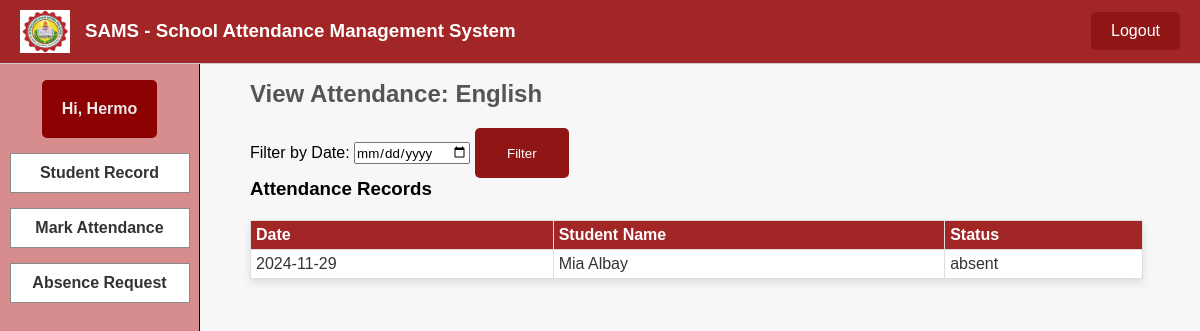
The page /teacher/dashboard/main2-1.php (signed in) on the database its author committed.
### tables this page shows
CREATE TABLE `user` (
  `id_number` int(255) NOT NULL,
  `fullname` varchar(255) NOT NULL,
  `mnumber` varchar(255) NOT NULL,
  `sub_name` varchar(255) NOT NULL,
  `tpassword` varchar(255) NOT NULL
);

CREATE TABLE `attendance` (
  `id` int(255) NOT NULL,
  `s_id` int(255) NOT NULL,
  `s_name` varchar(255) NOT NULL,
  `sub_name` varchar(255) NOT NULL,
  `date` date NOT NULL,
  `status` enum('present','late','excuse','absent','pending') NOT NULL DEFAULT 'present',
  `created_by` int(255) NOT NULL
);

### teacher/dashboard/main2-1.php (the view, shortened to what this page needs)
<?php
$servername = "localhost";
$username = "root";
$password = "";
$dbname = "sams";
$conn = new mysqli($servername, $username, $password, $dbname);
$user_id = $conn->real_escape_string($_SESSION['user_id']);
$sql = "SELECT * FROM `user` WHERE `id_number` = '$user_id'";
$result = $conn->query($sql);
if ($result->num_rows > 0) {
    $row = $result->fetch_assoc();
    $fullname = htmlspecialchars($row['fullname']);
    $sub_name = htmlspecialchars($row['sub_name']);
} else {
    $fullname = "Unknown User";
    $sub_name = "";
}
$filter_date = isset($_GET['filter_date']) ? $conn->real_escape_string($_GET['filter_date']) : '';
if (!empty($filter_date)) {
    $attendance_query = "SELECT * FROM attendance WHERE sub_name = '$sub_name' AND date = '$filter_date' ORDER BY date DESC";
} else {
    $attendance_query = "SELECT * FROM attendance WHERE sub_name = '$sub_name' ORDER BY date DESC";
}
$attendance_result = $conn->query($attendance_query);
?>
<!DOCTYPE html>
<html lang="en">
<head>
    <link rel="stylesheet" href="styles.css">
</head>
<body>
    <header class="header">
        <img id="logo" src="school-logo.png" alt="School Logo">
        <h3 id="logot">SAMS - School Attendance Management System</h3>
        <a href="logout.php" class="logout-btn" style="float: right;">Logout</a>
    </header>
    <nav id="navSide">
        <label>Hi, <?php echo $fullname; ?></label>
        <a href="main.php"><h4 class="student-record">Student Record</h4></a>
        <a href="main2.php"><h4 class="room">Mark Attendance</h4></a>
        <a href="main3.php"><h4 class="room">Absence Request</h4></a>
    </nav>
    <main>
        <section id="userManagement">
            <h1>View Attendance: <?php echo $sub_name; ?></h1>
            <form method="GET" action="main2-1.php">
                <label for="filter_date">Filter by Date:</label>
                <input type="date" id="filter_date" name="filter_date" value="<?php echo htmlspecialchars($filter_date); ?>">
                <button type="submit">Filter</button>
            </form>
            <h3>Attendance Records</h3>
            <table>
                <tr>
                    <th>Date</th>
                    <th>Student Name</th>
                    <th>Status</th>
                </tr>
                <?php if ($attendance_result->num_rows > 0) { ?>
                    <?php while ($attendance = $attendance_result->fetch_assoc()) { ?>
                        <tr>
                            <td><?php echo htmlspecialchars($attendance['date']); ?></td>
                            <td><?php echo htmlspecialchars($attendance['s_name']); ?></td>
                            <td><?php echo htmlspecialchars($attendance['status']); ?></td>
                        </tr>
                    <?php } ?>
                <?php } else { ?>
                    <tr>
                        <td colspan="3" style="text-align: center;">No attendance recorded in this Date</td>
                    </tr>
                <?php } ?>
            </table>
        </section>
    </main>
</body>
</html>

### teacher/dashboard/styles.css (style rules this page uses)
* { margin: 0; padding: 0; box-sizing: border-box; font-family: 'Poppins', Verdana, sans-serif; }
body { background-color: #F7F7F7; padding: 0; display: flex; flex-direction: column; align-items: center; }
.header { position: fixed; background-color: #a22626; top: 0; left: 0; width: 100%; padding: 10px 20px; display: flex; align-items: center; z-index: 100; border-bottom: 1px solid #ccc; }
.header img { width: 50px; margin-right: 15px; }
.header h3 { color: white; margin: 0; }
#navSide { background-color: #d78d8d; width: 200px; height: 100vh; padding: 20px; position: fixed; top: 60px; left: 0; border-right: 1px solid black; display: flex; flex-direction: column; align-items: center; gap: 15px; }
#navSide label { font-family: Verdana, Geneva, Tahoma, sans-serif; font-style: normal; font-weight: bold; color:#f0e6e6; background-color: darkred; padding: 20PX; border-radius: 5px; }
#navSide h4 { color: #333; padding: 10px; width: 180px; text-align: center; border: 1px solid #8a8a8a; cursor: pointer; background-color: #ffffff; transition: background-color 0.3s; }
#navSide a { text-decoration: none; }
main { margin-left: 220px; padding-top: 80px; width: calc(100% - 240px); padding-left: 20px; }
main h1 { margin-bottom: 20px; font-size: 1.5em; color: #555; }
table { width: 95%; border-collapse: collapse; margin-top: 20px; background-color: #fff; box-shadow: 0 4px 8px rgba(0, 0, 0, 0.1); }
table th, table td { padding: 5px; border: 1px solid #ddd; text-align: left; }
table th { background-color: #a22626; color: white; }
table td { color: #333; }
button { width: 10%; height: 50px; background-color:#901515; color: #ffffff; border-style: none; border-radius: 5px; transition: background-color 0.3s ease, transform 0.3s ease; }
.logout-btn { margin-left: auto; position: relative; z-index: 200; }
.logout-btn { color: white; padding: 10px 20px; background-color: #901515; border-radius: 5px; font-size: 16px; text-decoration: none; transition: background-color 0.3s ease; }

### rows shown on the page
user: fullname "Hermo", sub_name "English"
attendance: date "2024-11-29", s_name "Mia Albay", status "absent"
